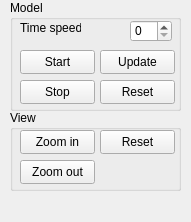
<?xml version="1.0" encoding="UTF-8"?>
<ui version="4.0">
 <class>MainWindow</class>
 <widget class="QMainWindow" name="MainWindow">
  <property name="geometry">
   <rect>
    <x>0</x>
    <y>0</y>
    <width>191</width>
    <height>222</height>
   </rect>
  </property>
  <property name="sizePolicy">
   <sizepolicy hsizetype="Fixed" vsizetype="Fixed">
    <horstretch>0</horstretch>
    <verstretch>0</verstretch>
   </sizepolicy>
  </property>
  <property name="minimumSize">
   <size>
    <width>191</width>
    <height>222</height>
   </size>
  </property>
  <property name="maximumSize">
   <size>
    <width>191</width>
    <height>222</height>
   </size>
  </property>
  <property name="windowTitle">
   <string>AgentSim</string>
  </property>
  <widget class="QWidget" name="centralwidget">
   <widget class="QGroupBox" name="groupBox">
    <property name="geometry">
     <rect>
      <x>10</x>
      <y>0</y>
      <width>171</width>
      <height>111</height>
     </rect>
    </property>
    <property name="title">
     <string>Model</string>
    </property>
    <widget class="QPushButton" name="pushButton_start">
     <property name="geometry">
      <rect>
       <x>10</x>
       <y>50</y>
       <width>75</width>
       <height>24</height>
      </rect>
     </property>
     <property name="text">
      <string>Start</string>
     </property>
    </widget>
    <widget class="QPushButton" name="pushButton_update">
     <property name="geometry">
      <rect>
       <x>90</x>
       <y>50</y>
       <width>75</width>
       <height>24</height>
      </rect>
     </property>
     <property name="text">
      <string>Update</string>
     </property>
    </widget>
    <widget class="QPushButton" name="pushButton_stop">
     <property name="geometry">
      <rect>
       <x>10</x>
       <y>80</y>
       <width>75</width>
       <height>24</height>
      </rect>
     </property>
     <property name="text">
      <string>Stop</string>
     </property>
    </widget>
    <widget class="QPushButton" name="pushButton_reset">
     <property name="geometry">
      <rect>
       <x>90</x>
       <y>80</y>
       <width>75</width>
       <height>24</height>
      </rect>
     </property>
     <property name="text">
      <string>Reset</string>
     </property>
    </widget>
    <widget class="QSpinBox" name="spinBox">
     <property name="geometry">
      <rect>
       <x>120</x>
       <y>20</y>
       <width>42</width>
       <height>22</height>
      </rect>
     </property>
    </widget>
    <widget class="QLabel" name="label">
     <property name="geometry">
      <rect>
       <x>10</x>
       <y>20</y>
       <width>61</width>
       <height>16</height>
      </rect>
     </property>
     <property name="text">
      <string>Time speed</string>
     </property>
    </widget>
   </widget>
   <widget class="QGroupBox" name="groupBox_2">
    <property name="geometry">
     <rect>
      <x>10</x>
      <y>110</y>
      <width>171</width>
      <height>81</height>
     </rect>
    </property>
    <property name="title">
     <string>View</string>
    </property>
    <widget class="QPushButton" name="pushButton_zoom_in">
     <property name="geometry">
      <rect>
       <x>10</x>
       <y>20</y>
       <width>75</width>
       <height>24</height>
      </rect>
     </property>
     <property name="text">
      <string>Zoom in</string>
     </property>
    </widget>
    <widget class="QPushButton" name="pushButton_view_reset">
     <property name="geometry">
      <rect>
       <x>90</x>
       <y>20</y>
       <width>75</width>
       <height>24</height>
      </rect>
     </property>
     <property name="text">
      <string>Reset</string>
     </property>
    </widget>
    <widget class="QPushButton" name="pushButton_zoom_out">
     <property name="geometry">
      <rect>
       <x>10</x>
       <y>50</y>
       <width>75</width>
       <height>24</height>
      </rect>
     </property>
     <property name="text">
      <string>Zoom out</string>
     </property>
    </widget>
   </widget>
  </widget>
  <widget class="QMenuBar" name="menubar">
   <property name="geometry">
    <rect>
     <x>0</x>
     <y>0</y>
     <width>191</width>
     <height>22</height>
    </rect>
   </property>
  </widget>
 </widget>
 <resources/>
 <connections/>
</ui>
